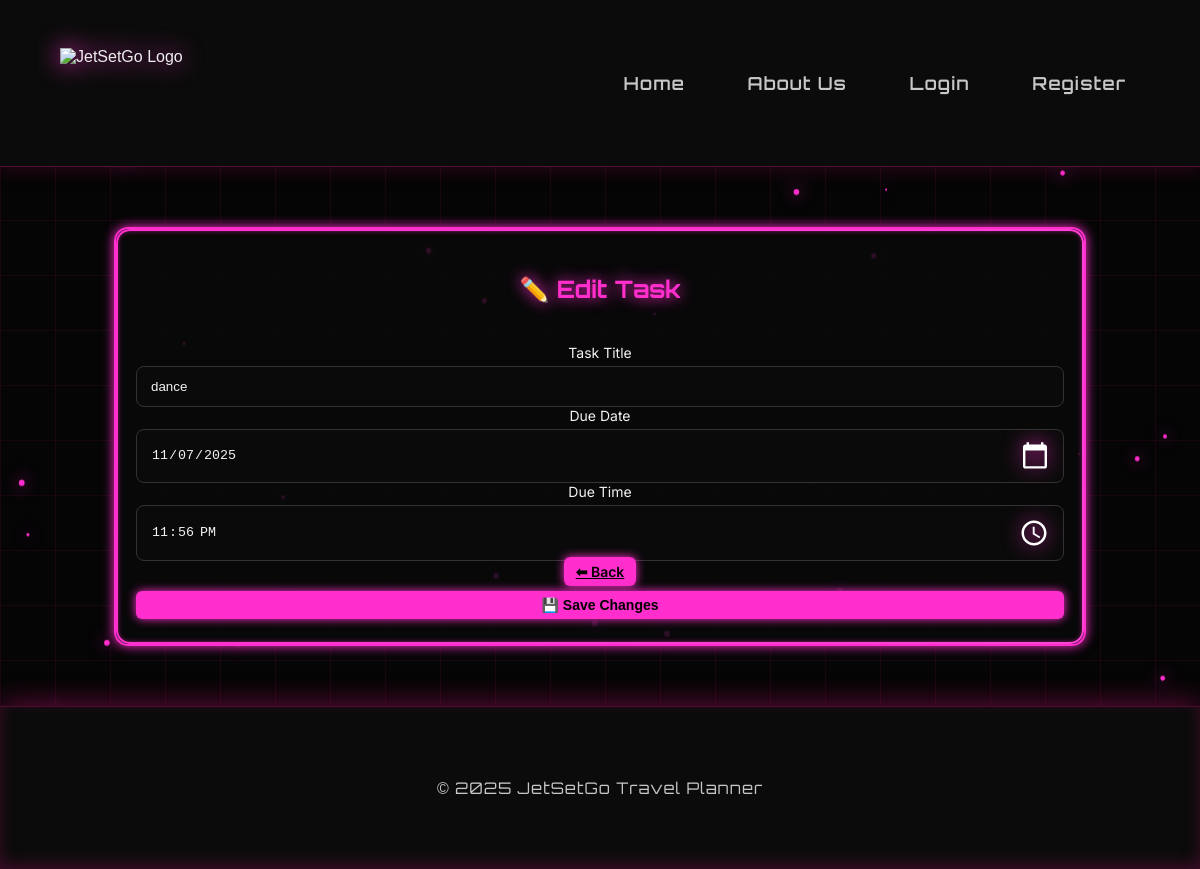
Page /edit/1 on the earlier database version.
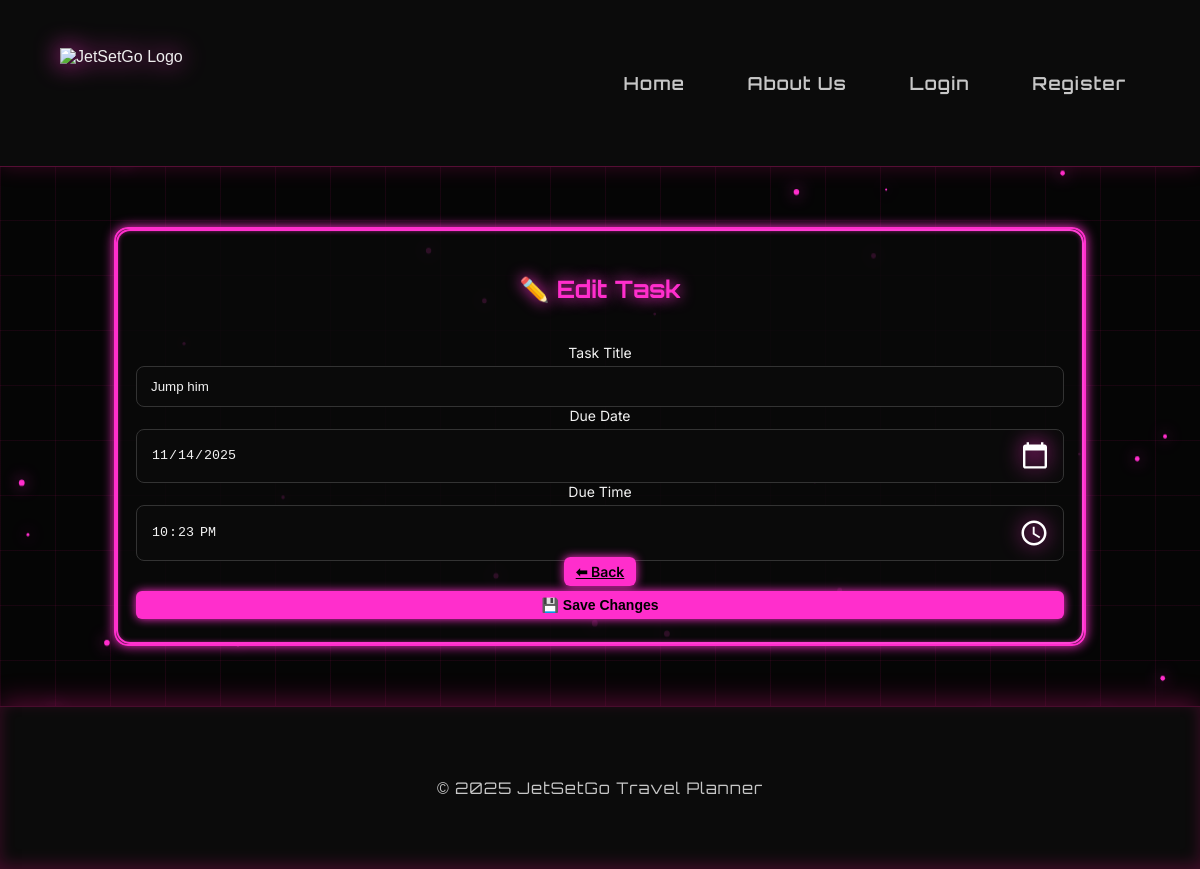
Same page on the later database version.
### app/models.py (models this page shows, shortened)
class Task(db.Model):
    __tablename__ = 'task'
    id = db.Column(db.Integer, primary_key=True)
    title = db.Column(db.String(100), nullable=False)
    due_date = db.Column(db.Date, nullable=True)
    due_time = db.Column(db.Time, nullable=True)
    status = db.Column(db.String(20), default="Pending")
    user_id = db.Column(db.Integer, db.ForeignKey('user.id'))

### app/routes/tasks.py (the view, shortened to what this page needs)
@tasks_bp.route('/edit/<int:task_id>', methods = ["GET", "POST"])
def edit_task(task_id):     # Edit task details, called when user submits the edit form
    task = Task.query.get(task_id)      # Get task by ID
    return render_template('edit_task.html', task=task)   # Render edit_task.html template with the task details

### app/templates/edit_task.html (shortened to what this page needs)
{% extends 'base.html' %}
{% block content %}
<div class="container mt-5">
    <div class="card shadow-sm p-4">
        <h2 class="mb-4 text-center">✏️ Edit Task</h2>
        <form method="POST" action="{{ url_for('tasks.edit_task', task_id=task.id) }}">
            <div class="mb-3">
                <label for="title" class="form-label">Task Title</label>
                <input
                    type="text"
                    class="form-control"
                    id="title"
                    name="title"
                    value="{{ task.title }}"
                    required>
            </div>
            <div class="mb-3">
                <label for="due_date" class="form-label">Due Date</label>
                <input
                    type="date"
                    class="form-control"
                    id="due_date"
                    name="due_date"
                    value="{{ task.due_date.strftime('%Y-%m-%d') if task.due_date else '' }}">
            </div>
            <div class="mb-3">
                <label for="due_time" class="form-label">Due Time</label>
                <input
                    type="time"
                    class="form-control"
                    id="due_time"
                    name="due_time"
                    value="{{ task.due_time.strftime('%H:%M') if task.due_time else '' }}">
            </div>
            <div class="d-flex justify-content-between mt-4">
                <a href="{{ url_for('tasks.view_tasks') }}" class="btn btn-secondary">⬅ Back</a>
                <button type="submit" class="btn btn-primary">💾 Save Changes</button>
            </div>
        </form>
    </div>
</div>
{% endblock %}

Differences in the rows shown:
changed Task: title "dance" → "Jump him"; due_date "11/07/2025" → "11/14/2025"; due_time "23:56" → "22:23"
